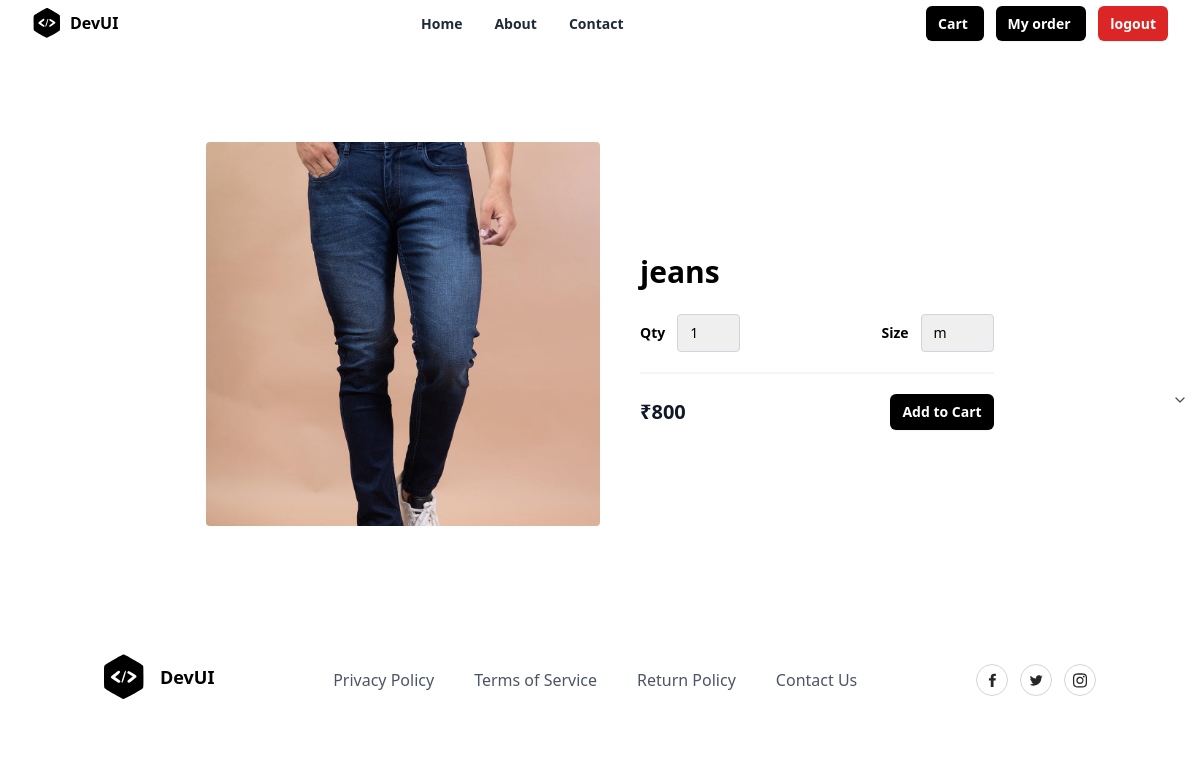
Screenshot of /products/2/ with the database file from the repository.
### store/models.py (models this page shows, shortened)
class Product(models.Model):
    title = models.CharField(max_length=200)
    description = models.TextField(null=True, blank=True)
    size_object = models.ManyToManyField(Size)
    category_object = models.ForeignKey(Category, on_delete=models.CASCADE)
    brand_object = models.ForeignKey(Brand, on_delete=models.CASCADE)
    image = models.ImageField(upload_to='product_images', null=True, blank=True, default='product_images/default.jpg')
    price = models.PositiveIntegerField()
    tag_object=models.ManyToManyField(Tag)
    created_date = models.DateTimeField(auto_now_add=True)
    updated_date = models.DateTimeField(auto_now=True)
    is_active = models.BooleanField(default=True)

### store/views.py (the view)
# urls.py: path('products/<int:pk>/',views.ProductDetailView.as_view(),name="product-detail"),
class ProductDetailView(View):
    def get(self,request,*args,**kwargs):
        id=kwargs.get("pk")
        qs=Product.objects.get(id=id)
        return render(request,"product_detail.html",{"data":qs})

### store/templates/product_detail.html (shortened to what this page needs)
{% extends 'base.html' %}
{% block main_block %}
<section class="overflow-hidden">
    <form method="post" action="{% url 'add-cart' data.id %}">
        <div class="mx-auto max-w-5xl px-5 py-24">
            <div class="mx-auto flex flex-wrap items-center lg:w-4/5">
                <img
                    alt="Nike Air Max 21A"
                    class="h-64 w-full rounded object-cover lg:h-96 lg:w-1/2"
                    src="{{ data.image.url }}"
                />
                <div class="mt-6 w-full lg:mt-0 lg:w-1/2 lg:pl-10">
                    <h1 class="my-4 text-3xl font-semibold text-black">{{ data.title }}</h1>
                    <div class="mb-5 mt-6 flex items-center border-b-2 border-gray-100 pb-5">
                        <div class="flex items-center">
                            <label for="quantity" class="mr-3 text-sm font-semibold">Qty</label>
                            <select id="quantity" name="qty" class="appearance-none rounded border border-gray-300 py-2 pl-3 pr-10 text-sm focus:border-black focus:outline-none focus:ring-2 focus:ring-black">
                                <option>1</option>
                            </select>
                        </div>
                        <div class="ml-auto flex items-center">
                            <label for="weight" class="mr-3 text-sm font-semibold">Size</label>
                            <select id="size" name="size" class="appearance-none rounded border border-gray-300 py-2 pl-3 pr-10 text-sm focus:border-black focus:outline-none focus:ring-2 focus:ring-black">
                                {% for sob in data.size_object.all %}
                                <option value="{{ sob.name }}">{{ sob.name }}</option>
                                {% endfor %}
                            </select>
                            <span class="pointer-events-none absolute right-0 top-0 flex h-full w-10 items-center justify-center text-center text-gray-600">
                                <svg
                                    xmlns="http://www.w3.org/2000/svg"
                                    width="16"
                                    height="16"
                                    viewBox="0 0 24 24"
                                    fill="none"
                                    stroke="currentColor"
                                    stroke-width="2"
                                    stroke-linecap="round"
                                    stroke-linejoin="round"
                                    class="lucide lucide-chevron-down"
                                >
                                    <polyline points="6 9 12 15 18 9"></polyline>
                                </svg>
                            </span>
                        </div>
                    </div>
                    <div class="flex items-center justify-between">
                        <span class="title-font text-xl font-bold text-gray-900">₹{{ data.price }}</span>
                        <button
                            type="submit"
                            class="rounded-md bg-black px-3 py-2 text-sm font-semibold text-white shadow-sm hover:bg-black/80 focus-visible:outline focus-visible:outline-2 focus-visible:outline-offset-2 focus-visible:outline-black"
                        >
                            Add to Cart
                        </button>
                    </div>
                </div>
            </div>
        </div>
    </form>
</section>
{% endblock %}

### rows the page displays
Product: image (picture), title "jeans", price "800"

### other values shown
form field size "m"
